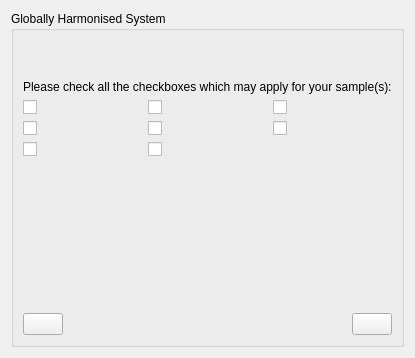
          <widget class="QWidget" name="GHS_SampleID_tab">
           <attribute name="title">
            <string>GHS info</string>
           </attribute>
           <layout class="QGridLayout" name="gridLayout_16">
            <item row="0" column="0">
             <widget class="QGroupBox" name="groupBox_2">
              <property name="title">
               <string>Globally Harmonised System</string>
              </property>
              <layout class="QGridLayout" name="gridLayout_19">
               <item row="4" column="0">
                <layout class="QGridLayout" name="gridLayout_18">
                 <item row="0" column="0">
                  <widget class="QPushButton" name="SampleidBack4_button">
                   <property name="text">
                    <string/>
                   </property>
                   <property name="icon">
                    <iconset resource="../resourcefile/Resourcefile.qrc">
                     <normaloff>:/Images/curved-arrow-back-outline-icon.svg</normaloff>:/Images/curved-arrow-back-outline-icon.svg</iconset>
                   </property>
                   <property name="iconSize">
                    <size>
                     <width>40</width>
                     <height>40</height>
                    </size>
                   </property>
                   <property name="flat">
                    <bool>false</bool>
                   </property>
                  </widget>
                 </item>
                 <item row="0" column="1">
                  <spacer name="horizontalSpacer_5">
                   <property name="orientation">
                    <enum>Qt::Horizontal</enum>
                   </property>
                   <property name="sizeHint" stdset="0">
                    <size>
                     <width>40</width>
                     <height>20</height>
                    </size>
                   </property>
                  </spacer>
                 </item>
                 <item row="0" column="2">
                  <spacer name="horizontalSpacer_6">
                   <property name="orientation">
                    <enum>Qt::Horizontal</enum>
                   </property>
                   <property name="sizeHint" stdset="0">
                    <size>
                     <width>40</width>
                     <height>20</height>
                    </size>
                   </property>
                  </spacer>
                 </item>
                 <item row="0" column="3">
                  <widget class="QPushButton" name="SampleidForward4_button">
                   <property name="text">
                    <string/>
                   </property>
                   <property name="icon">
                    <iconset resource="../resourcefile/Resourcefile.qrc">
                     <normaloff>:/Images/forward-arrow-outline-icon.svg</normaloff>:/Images/forward-arrow-outline-icon.svg</iconset>
                   </property>
                   <property name="iconSize">
                    <size>
                     <width>40</width>
                     <height>40</height>
                    </size>
                   </property>
                   <property name="flat">
                    <bool>false</bool>
                   </property>
                  </widget>
                 </item>
                </layout>
               </item>
               <item row="2" column="0">
                <layout class="QGridLayout" name="gridLayout_17">
                 <item row="0" column="0">
                  <widget class="QCheckBox" name="Explos_checkBox">
                   <property name="sizePolicy">
                    <sizepolicy hsizetype="Preferred" vsizetype="Preferred">
                     <horstretch>0</horstretch>
                     <verstretch>0</verstretch>
                    </sizepolicy>
                   </property>
                   <property name="text">
                    <string/>
                   </property>
                   <property name="icon">
                    <iconset resource="../resourcefile/Resourcefile.qrc">
                     <normaloff>:/Images/hazard-explosive-icon.svg</normaloff>:/Images/hazard-explosive-icon.svg</iconset>
                   </property>
                   <property name="iconSize">
                    <size>
                     <width>50</width>
                     <height>50</height>
                    </size>
                   </property>
                  </widget>
                 </item>
                 <item row="0" column="1">
                  <widget class="QCheckBox" name="Flamme_checkBox">
                   <property name="sizePolicy">
                    <sizepolicy hsizetype="Preferred" vsizetype="Preferred">
                     <horstretch>0</horstretch>
                     <verstretch>0</verstretch>
                    </sizepolicy>
                   </property>
                   <property name="text">
                    <string/>
                   </property>
                   <property name="icon">
                    <iconset resource="../resourcefile/Resourcefile.qrc">
                     <normaloff>:/Images/hazard-flammable-icon.svg</normaloff>:/Images/hazard-flammable-icon.svg</iconset>
                   </property>
                   <property name="iconSize">
                    <size>
                     <width>50</width>
                     <height>50</height>
                    </size>
                   </property>
                  </widget>
                 </item>
                 <item row="0" column="2">
                  <widget class="QCheckBox" name="Rondflam_checkBox">
                   <property name="sizePolicy">
                    <sizepolicy hsizetype="Preferred" vsizetype="Preferred">
                     <horstretch>0</horstretch>
                     <verstretch>0</verstretch>
                    </sizepolicy>
                   </property>
                   <property name="text">
                    <string/>
                   </property>
                   <property name="icon">
                    <iconset resource="../resourcefile/Resourcefile.qrc">
                     <normaloff>:/Images/hazard-oxidising-icon.svg</normaloff>:/Images/hazard-oxidising-icon.svg</iconset>
                   </property>
                   <property name="iconSize">
                    <size>
                     <width>50</width>
                     <height>50</height>
                    </size>
                   </property>
                  </widget>
                 </item>
                 <item row="1" column="0">
                  <widget class="QCheckBox" name="Acid_checkBox">
                   <property name="sizePolicy">
                    <sizepolicy hsizetype="Preferred" vsizetype="Preferred">
                     <horstretch>0</horstretch>
                     <verstretch>0</verstretch>
                    </sizepolicy>
                   </property>
                   <property name="text">
                    <string/>
                   </property>
                   <property name="icon">
                    <iconset resource="../resourcefile/Resourcefile.qrc">
                     <normaloff>:/Images/hazard-corrosive-icon.svg</normaloff>:/Images/hazard-corrosive-icon.svg</iconset>
                   </property>
                   <property name="iconSize">
                    <size>
                     <width>50</width>
                     <height>50</height>
                    </size>
                   </property>
                  </widget>
                 </item>
                 <item row="1" column="1">
                  <widget class="QCheckBox" name="Skull_checkBox">
                   <property name="sizePolicy">
                    <sizepolicy hsizetype="Preferred" vsizetype="Preferred">
                     <horstretch>0</horstretch>
                     <verstretch>0</verstretch>
                    </sizepolicy>
                   </property>
                   <property name="text">
                    <string/>
                   </property>
                   <property name="icon">
                    <iconset resource="../resourcefile/Resourcefile.qrc">
                     <normaloff>:/Images/hazard-acute-toxicity-icon.svg</normaloff>:/Images/hazard-acute-toxicity-icon.svg</iconset>
                   </property>
                   <property name="iconSize">
                    <size>
                     <width>50</width>
                     <height>50</height>
                    </size>
                   </property>
                  </widget>
                 </item>
                 <item row="1" column="2">
                  <widget class="QCheckBox" name="Exclam_checkBox">
                   <property name="sizePolicy">
                    <sizepolicy hsizetype="Preferred" vsizetype="Preferred">
                     <horstretch>0</horstretch>
                     <verstretch>0</verstretch>
                    </sizepolicy>
                   </property>
                   <property name="text">
                    <string/>
                   </property>
                   <property name="icon">
                    <iconset resource="../resourcefile/Resourcefile.qrc">
                     <normaloff>:/Images/hazard-harmful-icon.svg</normaloff>:/Images/hazard-harmful-icon.svg</iconset>
                   </property>
                   <property name="iconSize">
                    <size>
                     <width>50</width>
                     <height>50</height>
                    </size>
                   </property>
                  </widget>
                 </item>
                 <item row="2" column="0">
                  <widget class="QCheckBox" name="Silhouette_checkBox">
                   <property name="sizePolicy">
                    <sizepolicy hsizetype="Preferred" vsizetype="Preferred">
                     <horstretch>0</horstretch>
                     <verstretch>0</verstretch>
                    </sizepolicy>
                   </property>
                   <property name="text">
                    <string/>
                   </property>
                   <property name="icon">
                    <iconset resource="../resourcefile/Resourcefile.qrc">
                     <normaloff>:/Images/hazard-serious-health-icon.svg</normaloff>:/Images/hazard-serious-health-icon.svg</iconset>
                   </property>
                   <property name="iconSize">
                    <size>
                     <width>50</width>
                     <height>50</height>
                    </size>
                   </property>
                  </widget>
                 </item>
                 <item row="2" column="1">
                  <widget class="QCheckBox" name="Pollu_checkBox">
                   <property name="sizePolicy">
                    <sizepolicy hsizetype="Preferred" vsizetype="Preferred">
                     <horstretch>0</horstretch>
                     <verstretch>0</verstretch>
                    </sizepolicy>
                   </property>
                   <property name="text">
                    <string/>
                   </property>
                   <property name="icon">
                    <iconset resource="../resourcefile/Resourcefile.qrc">
                     <normaloff>:/Images/hazard-environmental-icon.svg</normaloff>:/Images/hazard-environmental-icon.svg</iconset>
                   </property>
                   <property name="iconSize">
                    <size>
                     <width>50</width>
                     <height>50</height>
                    </size>
                   </property>
                  </widget>
                 </item>
                </layout>
               </item>
               <item row="3" column="0">
                <spacer name="verticalSpacer_19">
                 <property name="orientation">
                  <enum>Qt::Vertical</enum>
                 </property>
                 <property name="sizeHint" stdset="0">
                  <size>
                   <width>20</width>
                   <height>150</height>
                  </size>
                 </property>
                </spacer>
               </item>
               <item row="0" column="0">
                <spacer name="verticalSpacer_22">
                 <property name="orientation">
                  <enum>Qt::Vertical</enum>
                 </property>
                 <property name="sizeHint" stdset="0">
                  <size>
                   <width>20</width>
                   <height>40</height>
                  </size>
                 </property>
                </spacer>
               </item>
               <item row="1" column="0">
                <widget class="QLabel" name="label_14">
                 <property name="text">
                  <string>Please check all the checkboxes which may apply for your sample(s):</string>
                 </property>
                </widget>
               </item>
              </layout>
             </widget>
            </item>
           </layout>
          </widget>
